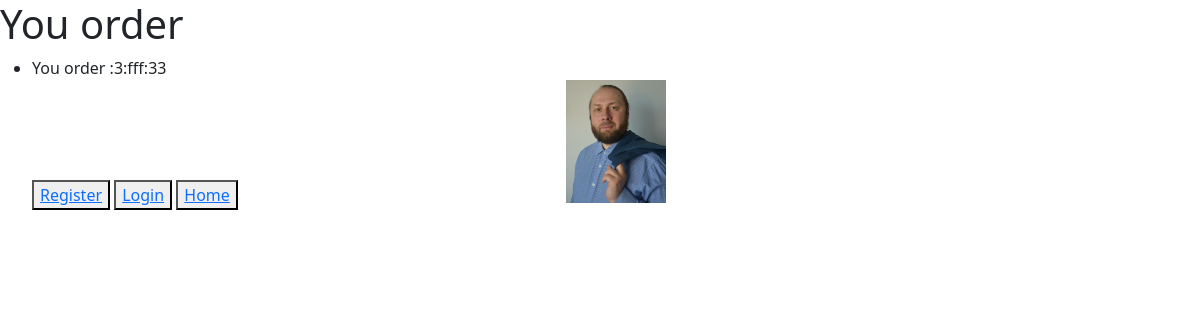
Page /3 on the committed database.
### shared/models.py (models this page shows)
class Products(models.Model):
    product=models.CharField(max_length=30)
    photo=models.ImageField(upload_to='file/images')
    price=models.IntegerField()
    descriptions=models.CharField(max_length=150)

### shared/views.py (the view)
# urls.py: path('<int:prod_id>', views.order, name='order'),
def order(request, prod_id):
    order_prod=Products.objects.get(pk=prod_id)
    return render(request, 'shared/order.html',{
        'order':order_prod,
    })

### shared/templates/shared/order.html
{%extends 'shared/layout.html'%}
{%block body%}
<h1>You order</h1>
<ul>
    <li>
        You order :{{order.id}}:{{order.descriptions}}:{{order.price}}
        <div class="im">
            <img src="{{order.photo}}">
        </div>
    </li>
     <div>
        {%if user.is_authenticated%}
        <a href="{% url 'logout' %}">Log Out</a>
        <button><a href="{% url 'beginen' %}">Home</a></button>
        <button><a href="{% url 'buy' order.id%}">Buy</a></button>
        {%else%}
        <button><a href="{% url 'register' %}">Register</a></button>
        <button><a href="{% url 'login' %}">Login</a></button>
        <button><a href="{% url 'beginen' %}">Home</a></button>
        {%endif%}
     </div>
</ul>
{%endblock%}

### shared/static/shared/style.css (style rules this page uses)
.im { width: 100px; height: 100px; margin: auto; }
.im img { width: 100%; }

### rows in the picture
Products: id "3", descriptions "fff", price "33", photo (picture)
